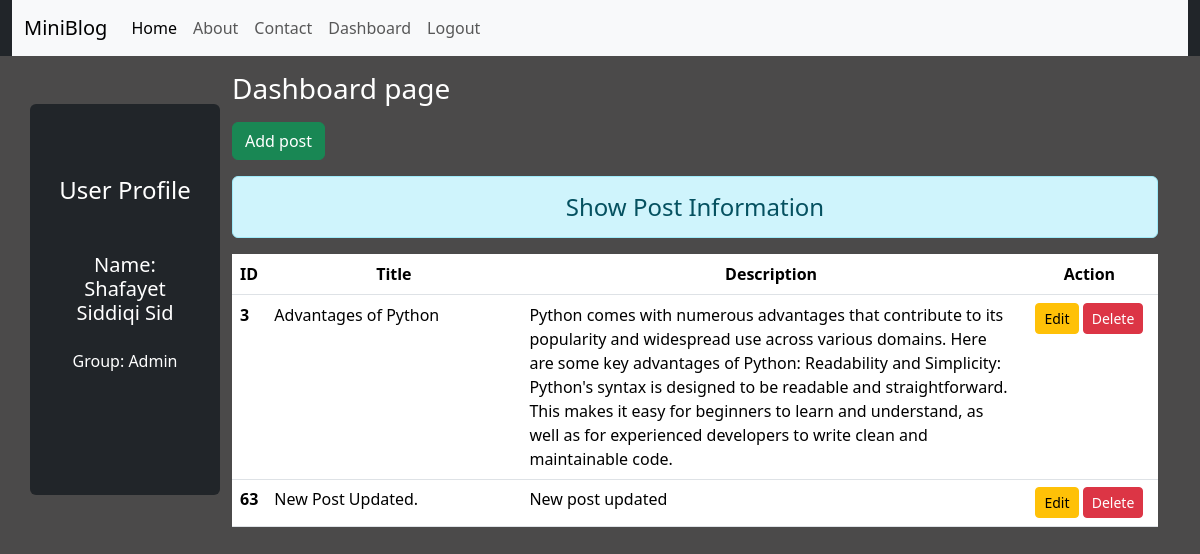
The page /dashboard/ (signed in) on the database its author committed.
### blog/models.py (models this page shows)
class Post(models.Model):
    STATUS_CHOICES = (
        ("ongoing", "Ongoing"),
        ("ended", "Ended"),
    )
    title = models.CharField(max_length=200)
    description = models.TextField()
    timestamp = models.DateTimeField(default=timezone.now)
    status = models.CharField(max_length=10, choices=STATUS_CHOICES, default="ongoing")

### blog/views.py (the view)
# urls.py: path('dashboard/', views.dashboard, name='dashboard'),
def dashboard(request):
    if request.user.is_authenticated:
        posts = Post.objects.all()
        user = request.user
        full_name = user.get_full_name()
        groups = user.groups.all()
        return render(
            request,
            "blog/dashboard.html",
            {"posts": posts, "full_name": full_name, "groups": groups},
        )
    else:
        return HttpResponseRedirect("/login/")

### blog/templates/blog/dashboard.html (shortened to what this page needs)
{% extends 'blog/base.html' %}
{% load static %}
{% block side %}
    <div class="col-sm-2 bg-dark text-white my-5 text-center rounded p-4">
        <h4 class="my-5">User Profile</h4>
        <h5 class="font-weight-bold mb-4">Name: {{full_name}}</h5>
        {% for group in groups %}
            <p class="mb-2">Group: {{group.name}}</p>
        {% endfor %}
    </div>
{% endblock side %}
{% block content %}
    <div class="col-sm-10">
        <h3 class="text-white my-3">Dashboard page</h3>
        <a href="{% url 'addpost' %}" class="btn btn-success">Add post</a>
        <h4 class="text-center alert alert-info mt-3">Show Post Information</h4>
        {% if posts %}
            <table class="table table-hover bg-white">
                <thead>
                    <tr class="text-center">
                        <th scope="col" style="width:2%">ID</th>
                        <th scope="col" style="width:28%">Title</th>
                        <th scope="col" style="width:55%">Description</th>
                        <th scope="col" style="width:15%">Action</th>
                    </thead>
                    <tbody>
                        {% for post in posts %}
                        <tr>
                            <th scope="row">{{post.id}}</th>
                            <td>{{post.title}}</td>
                            <td>{{post.description}}</td>
                            <td class="text-center">
                                <a href="{% url 'updatepost' post.id %}" class="btn btn-warning btn-sm">Edit</a>
                                {% if perms.blog.delete_post %}
                                    <form action="{% url 'deletepost' post.id %}" method="post" class="d-inline">
                                        <input type="submit" class="btn btn-danger btn-sm" value="Delete">
                                    </form>
                                {% endif %}
                            </td>
                        <tr>
                        {% endfor %}
                    </tbody>
            </table>
        {% else %}
            <h4 class="text-center alert alert-warning">No Records</h4>
        {% endif %}
    </div>
{% endblock content %}

### blog/templates/blog/base.html (shortened to what this page needs)
<!DOCTYPE html>
{% load static %}
<html lang="en">
<head>
    <link rel="stylesheet" href="{% static 'blog/css/bootstrap.css' %}">
    <link rel="stylesheet" href="{% static 'blog/css/style.css' %}">
</head>
<body>
    <div class="container-fluid bg-dark">
        {% include 'blog/navbar.html' %}
    </div>
    <div class="container">
        <div class="row">
            {% block side %}
            {% endblock side %}
            {% block content %}
            {% endblock content %}
        </div>
    </div>
</body>
</html>

### blog/templates/blog/navbar.html (shortened to what this page needs)
<nav class="navbar navbar-expand-lg bg-body-tertiary">
  <div class="container-fluid">
      <a class="navbar-brand" href="#">MiniBlog</a>
      <div class="collapse navbar-collapse" id="navbarNav">
          <ul class="navbar-nav">
              <li class="nav-item">
                  <a class="nav-link active" aria-current="page" href="/">Home</a>
              </li>
              <li class="nav-item">
                  <a class="nav-link" href="{% url 'about' %}">About</a>
              </li>
              <li class="nav-item">
                  <a class="nav-link" href="{% url 'contact' %}">Contact</a>
              </li>
            {% if request.user.is_authenticated %}
                <li class="nav-item">
                    <a class="nav-link" href="{% url 'dashboard' %}">Dashboard</a>
                </li>
                <li class="nav-item">
                    <a class="nav-link" href="{% url 'logout' %}">Logout</a>
                </li>
            {% endif %}
          </ul>
      </div>
  </div>
</nav>

### blog/static/blog/css/style.css (style rules this page uses)
body { background-color: rgb(75, 74, 74); color:antiquewhite; }

### rows shown on the page
Post: id "3", title "Advantages of Python", description "Python comes with numerous advantages that contribute to its popularity and widespread use across various domains. Here are some key advantages of Python: Readability and Simplicity: Python's syntax is designed to be readable and straightforward. This makes it easy for beginners to learn and understand, as well as for experienced developers to write clean and maintainable code."
Post: id "63", title "New Post Updated.", description "New post updated"

### other values the page prints
{{ full_name }} "Shafayet Siddiqi Sid"
{{ group.name }} "Admin"
